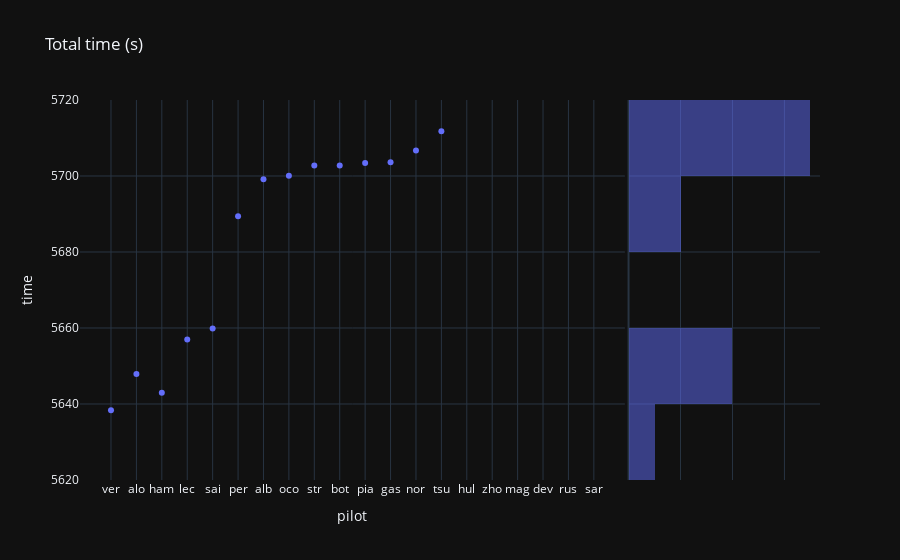

This figure's notebook cell:
### Code cell
px.scatter(last_gp, x="pilot", y="time", title="Total time (s)", marginal_y="histogram", template="plotly_dark")
# no data displayed if the pilot didn't finish or had one lap of delay

### Figure 1 — Plotly figure (JSON) as saved in the notebook; plotly's stock layout.template omitted (floating-point values rounded to 4 significant figures)
{"data": [{"hovertemplate": "pilot=%{x}<br>time=%{y}<extra></extra>", "legendgroup": "", "marker": {"color": "#636efa", "symbol": "circle"}, "mode": "markers", "name": "", "orientation": "v", "showlegend": false, "type": "scatter", "x": ["ver", "alo", "ham", "lec", "sai", "per", "alb", "oco", "str", "bot", "pia", "gas", "nor", "tsu", "hul", "zho", "mag", "dev", "rus", "sar"], "xaxis": "x", "y": [5638.0, 5648.0, 5643.0, 5657.0, 5660.0, 5689.0, 5699.0, 5700.0, 5703.0, 5703.0, 5703.0, 5704.0, 5707.0, 5712.0, null, null, null, null, null, null], "yaxis": "y"}, {"alignmentgroup": "True", "bingroup": "y", "hovertemplate": "time=%{y}<br>count=%{x}<extra></extra>", "legendgroup": "", "marker": {"color": "#636efa"}, "name": "", "offsetgroup": "", "opacity": 0.5, "showlegend": false, "type": "histogram", "xaxis": "x2", "y": [5638.0, 5648.0, 5643.0, 5657.0, 5660.0, 5689.0, 5699.0, 5700.0, 5703.0, 5703.0, 5703.0, 5704.0, 5707.0, 5712.0, null, null, null, null, null, null], "yaxis": "y2"}], "layout": {"barmode": "overlay", "legend": {"tracegroupgap": 0}, "title": {"text": "Total time (s)"}, "xaxis": {"anchor": "y", "domain": [0, 0.7363], "title": {"text": "pilot"}}, "xaxis2": {"anchor": "y2", "domain": [0.7413, 1], "matches": "x2", "showgrid": true, "showline": false, "showticklabels": false, "ticks": ""}, "yaxis": {"anchor": "x", "domain": [0, 1], "title": {"text": "time"}}, "yaxis2": {"anchor": "x2", "domain": [0, 1], "matches": "y", "showgrid": true, "showticklabels": false}}}
